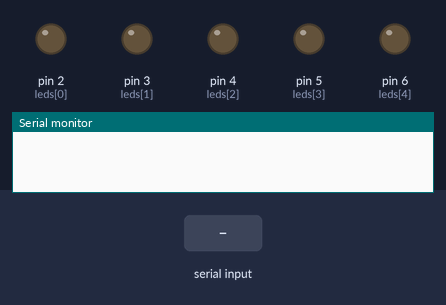
A sketch run on a simulated Arduino Uno, built with avr-gcc and run on an emulated ATmega328P. On the bench: output pins drawn as LEDs (lit = HIGH), the last lines printed to the serial monitor. Dashed ring = blinking. The test bench sets the inputs (shaded band).

Above: at 1.2 s.
1.3 s: "1" received over Serial
At 1.45 s:
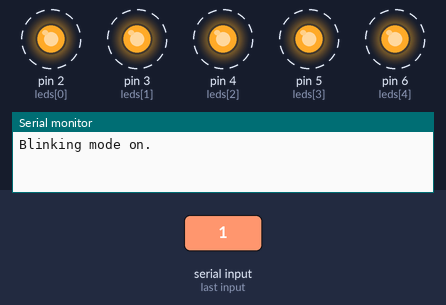
4.3 s: "2" received over Serial
At 4.45 s:
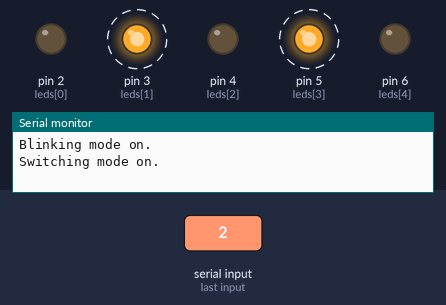
Timing chart, 0 to 16.3 s (numbered marks = the images above; inputs shaded):
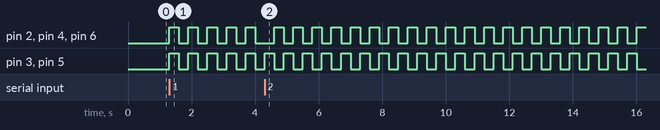

The sketch:

Christmas_Light.ino
```cpp
int mode = 0;
int leds[] = {2, 3, 4, 5, 6};
int n = 5;
void setup() {
  for (int i = 0; i < n; i++) {
    pinMode(leds[i], OUTPUT);
    digitalWrite(leds[i], LOW);
  }
  Serial.begin(9600);
}

void loop() {
  if (Serial.available()) {
    char input = Serial.read();
    if (input == 'h')
      printHelp();
    else if (input >= '1' && input <= '4')
      switchMode(input - '1');
    else
      Serial.println("Error: input 1-4 only. Type `h` for instruction.");
  }
  switch (mode) {
    case 1:
      blinking(300);
      break;
    case 2:
      switching(300);
      break;
    case 3:
      chasing(200);
      break;
    case 4:
      combination();
      break;
  }
}

void printHelp() {
  Serial.println("Christmas light control, version 1.0. "
  "Type `h` to see this list.\n"
  "Type 1-4 to change mode light:\n"
  " 1. Blinking\n"
  " 2. Switching\n"
  " 3. \n"
  " 4. Combination");
}

void switchMode(int i) {
  char* modes[] = { "Blinking", "Switching", "Chasing", "Combination" };
  Serial.print(modes[i++]);
  Serial.println(" mode on.");
  mode = i;
}

void blinking(int delayTime) {
  for (int i = 0; i < n; i++) {
    digitalWrite(leds[i], HIGH);
  }
  delay(delayTime);
  for (int i = 0; i < n; i++) {
    digitalWrite(leds[i], LOW);
  }
  delay(delayTime);
}

void switching(int delayTime) {
  for (int i = 0; i < n; i++) {
    digitalWrite(leds[i], i % 2);
  }
  delay(delayTime);
  for (int i = 0; i < n; i++) {
    digitalWrite(leds[i], (i + 1) % 2);
  }
  delay(delayTime);
}

void chasing(int delayTime){
  for(int i = 0; i < n; i++){
    digitalWrite(leds[i], HIGH);
    delay(delayTime);
    digitalWrite(leds[i], LOW);
  }
}

void combination() {
  for(int i = 0; i < 7; i++){
    if(i < 2)
      blinking(200);
    else if (i < 6)
      switching(200);
    else {
      chasing(300);
      chasing(100);
    }
  }
}
```

Measured:
- after the input at 1.3 s, pin 2 (leds[0]), pin 3 (leds[1]), pin 4 (leds[2]), pin 5 (leds[3]), pin 6 (leds[4]): alternates HIGH for 0.30 s and LOW for 0.30 s, starting at once
